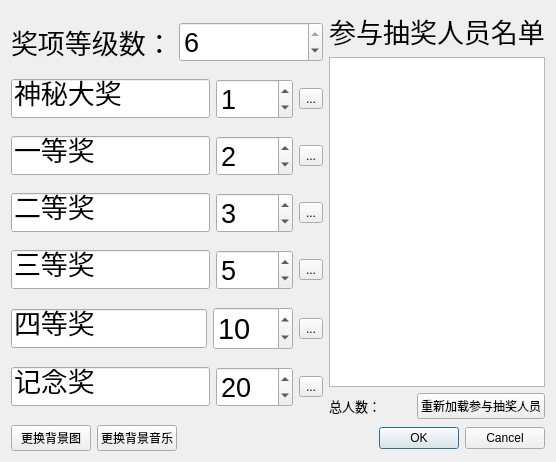
<?xml version="1.0" encoding="UTF-8"?>
<ui version="4.0">
 <class>SetupDialog</class>
 <widget class="QDialog" name="SetupDialog">
  <property name="geometry">
   <rect>
    <x>0</x>
    <y>0</y>
    <width>556</width>
    <height>462</height>
   </rect>
  </property>
  <property name="windowTitle">
   <string>奖项设置</string>
  </property>
  <layout class="QVBoxLayout" name="verticalLayout_3">
   <item>
    <layout class="QHBoxLayout" name="horizontalLayout_9">
     <item>
      <layout class="QVBoxLayout" name="verticalLayout">
       <item>
        <layout class="QHBoxLayout" name="horizontalLayout">
         <item>
          <widget class="QLabel" name="label">
           <property name="font">
            <font>
             <pointsize>20</pointsize>
            </font>
           </property>
           <property name="text">
            <string>奖项等级数：</string>
           </property>
          </widget>
         </item>
         <item>
          <widget class="QSpinBox" name="awardLevelsSpinBox">
           <property name="font">
            <font>
             <pointsize>20</pointsize>
            </font>
           </property>
           <property name="minimum">
            <number>1</number>
           </property>
           <property name="maximum">
            <number>6</number>
           </property>
           <property name="value">
            <number>6</number>
           </property>
          </widget>
         </item>
        </layout>
       </item>
       <item>
        <layout class="QHBoxLayout" name="horizontalLayout_2">
         <item>
          <widget class="QLineEdit" name="award1LineEdit">
           <property name="font">
            <font>
             <pointsize>20</pointsize>
            </font>
           </property>
           <property name="text">
            <string>神秘大奖</string>
           </property>
          </widget>
         </item>
         <item>
          <widget class="QSpinBox" name="award1CntSpinBox">
           <property name="font">
            <font>
             <pointsize>20</pointsize>
            </font>
           </property>
           <property name="maximum">
            <number>100</number>
           </property>
           <property name="value">
            <number>1</number>
           </property>
          </widget>
         </item>
         <item>
          <widget class="QToolButton" name="setupAward1IconToolButton">
           <property name="autoFillBackground">
            <bool>false</bool>
           </property>
           <property name="text">
            <string>...</string>
           </property>
           <property name="icon">
            <iconset resource="awardpickup.qrc">
             <normaloff>:/images/award1.png</normaloff>:/images/award1.png</iconset>
           </property>
           <property name="iconSize">
            <size>
             <width>48</width>
             <height>48</height>
            </size>
           </property>
           <property name="autoRaise">
            <bool>false</bool>
           </property>
          </widget>
         </item>
        </layout>
       </item>
       <item>
        <layout class="QHBoxLayout" name="horizontalLayout_3">
         <item>
          <widget class="QLineEdit" name="award2LineEdit">
           <property name="font">
            <font>
             <pointsize>20</pointsize>
            </font>
           </property>
           <property name="text">
            <string>一等奖</string>
           </property>
          </widget>
         </item>
         <item>
          <widget class="QSpinBox" name="award2CntSpinBox">
           <property name="font">
            <font>
             <pointsize>20</pointsize>
            </font>
           </property>
           <property name="maximum">
            <number>100</number>
           </property>
           <property name="value">
            <number>2</number>
           </property>
          </widget>
         </item>
         <item>
          <widget class="QToolButton" name="setupAward2IconToolButton">
           <property name="autoFillBackground">
            <bool>false</bool>
           </property>
           <property name="text">
            <string>...</string>
           </property>
           <property name="icon">
            <iconset resource="awardpickup.qrc">
             <normaloff>:/images/award2.png</normaloff>:/images/award2.png</iconset>
           </property>
           <property name="iconSize">
            <size>
             <width>48</width>
             <height>48</height>
            </size>
           </property>
           <property name="autoRaise">
            <bool>false</bool>
           </property>
          </widget>
         </item>
        </layout>
       </item>
       <item>
        <layout class="QHBoxLayout" name="horizontalLayout_4">
         <item>
          <widget class="QLineEdit" name="award3LineEdit">
           <property name="font">
            <font>
             <pointsize>20</pointsize>
            </font>
           </property>
           <property name="text">
            <string>二等奖</string>
           </property>
          </widget>
         </item>
         <item>
          <widget class="QSpinBox" name="award3CntSpinBox">
           <property name="font">
            <font>
             <pointsize>20</pointsize>
            </font>
           </property>
           <property name="maximum">
            <number>100</number>
           </property>
           <property name="value">
            <number>3</number>
           </property>
          </widget>
         </item>
         <item>
          <widget class="QToolButton" name="setupAward3IconToolButton">
           <property name="autoFillBackground">
            <bool>false</bool>
           </property>
           <property name="text">
            <string>...</string>
           </property>
           <property name="icon">
            <iconset resource="awardpickup.qrc">
             <normaloff>:/images/award3.png</normaloff>:/images/award3.png</iconset>
           </property>
           <property name="iconSize">
            <size>
             <width>48</width>
             <height>48</height>
            </size>
           </property>
           <property name="autoRaise">
            <bool>false</bool>
           </property>
          </widget>
         </item>
        </layout>
       </item>
       <item>
        <layout class="QHBoxLayout" name="horizontalLayout_5">
         <item>
          <widget class="QLineEdit" name="award4LineEdit">
           <property name="font">
            <font>
             <pointsize>20</pointsize>
            </font>
           </property>
           <property name="text">
            <string>三等奖</string>
           </property>
          </widget>
         </item>
         <item>
          <widget class="QSpinBox" name="award4CntSpinBox">
           <property name="font">
            <font>
             <pointsize>20</pointsize>
            </font>
           </property>
           <property name="maximum">
            <number>300</number>
           </property>
           <property name="value">
            <number>5</number>
           </property>
          </widget>
         </item>
         <item>
          <widget class="QToolButton" name="setupAward4IconToolButton">
           <property name="autoFillBackground">
            <bool>false</bool>
           </property>
           <property name="text">
            <string>...</string>
           </property>
           <property name="icon">
            <iconset resource="awardpickup.qrc">
             <normaloff>:/images/award4.png</normaloff>:/images/award4.png</iconset>
           </property>
           <property name="iconSize">
            <size>
             <width>48</width>
             <height>48</height>
            </size>
           </property>
           <property name="autoRaise">
            <bool>false</bool>
           </property>
          </widget>
         </item>
        </layout>
       </item>
       <item>
        <layout class="QHBoxLayout" name="horizontalLayout_6">
         <item>
          <widget class="QLineEdit" name="award5LineEdit">
           <property name="font">
            <font>
             <pointsize>20</pointsize>
            </font>
           </property>
           <property name="text">
            <string>四等奖</string>
           </property>
          </widget>
         </item>
         <item>
          <widget class="QSpinBox" name="award5CntSpinBox">
           <property name="font">
            <font>
             <pointsize>22</pointsize>
            </font>
           </property>
           <property name="maximum">
            <number>300</number>
           </property>
           <property name="value">
            <number>10</number>
           </property>
          </widget>
         </item>
         <item>
          <widget class="QToolButton" name="setupAward5IconToolButton">
           <property name="autoFillBackground">
            <bool>false</bool>
           </property>
           <property name="text">
            <string>...</string>
           </property>
           <property name="icon">
            <iconset resource="awardpickup.qrc">
             <normaloff>:/images/award5.png</normaloff>:/images/award5.png</iconset>
           </property>
           <property name="iconSize">
            <size>
             <width>48</width>
             <height>48</height>
            </size>
           </property>
           <property name="autoRaise">
            <bool>false</bool>
           </property>
          </widget>
         </item>
        </layout>
       </item>
       <item>
        <layout class="QHBoxLayout" name="horizontalLayout_8">
         <item>
          <widget class="QLineEdit" name="award6LineEdit">
           <property name="font">
            <font>
             <pointsize>20</pointsize>
            </font>
           </property>
           <property name="text">
            <string>记念奖</string>
           </property>
          </widget>
         </item>
         <item>
          <widget class="QSpinBox" name="award6CntSpinBox">
           <property name="font">
            <font>
             <pointsize>20</pointsize>
            </font>
           </property>
           <property name="maximum">
            <number>500</number>
           </property>
           <property name="value">
            <number>20</number>
           </property>
          </widget>
         </item>
         <item>
          <widget class="QToolButton" name="setupAward6IconToolButton">
           <property name="autoFillBackground">
            <bool>false</bool>
           </property>
           <property name="text">
            <string>...</string>
           </property>
           <property name="icon">
            <iconset resource="awardpickup.qrc">
             <normaloff>:/images/award6.png</normaloff>:/images/award6.png</iconset>
           </property>
           <property name="iconSize">
            <size>
             <width>48</width>
             <height>48</height>
            </size>
           </property>
           <property name="autoRaise">
            <bool>false</bool>
           </property>
          </widget>
         </item>
        </layout>
       </item>
      </layout>
     </item>
     <item>
      <layout class="QVBoxLayout" name="verticalLayout_2">
       <item>
        <widget class="QLabel" name="label_7">
         <property name="font">
          <font>
           <pointsize>20</pointsize>
          </font>
         </property>
         <property name="text">
          <string>参与抽奖人员名单</string>
         </property>
         <property name="alignment">
          <set>Qt::AlignCenter</set>
         </property>
        </widget>
       </item>
       <item>
        <widget class="QListWidget" name="peopleListWidget"/>
       </item>
       <item>
        <layout class="QHBoxLayout" name="horizontalLayout_7">
         <item>
          <widget class="QLabel" name="label_8">
           <property name="font">
            <font>
             <pointsize>10</pointsize>
            </font>
           </property>
           <property name="text">
            <string>总人数：</string>
           </property>
           <property name="alignment">
            <set>Qt::AlignCenter</set>
           </property>
          </widget>
         </item>
         <item>
          <widget class="QLabel" name="totalPeopleCntLabel">
           <property name="font">
            <font>
             <pointsize>15</pointsize>
            </font>
           </property>
           <property name="text">
            <string/>
           </property>
          </widget>
         </item>
         <item>
          <widget class="QPushButton" name="updateListPushButton">
           <property name="text">
            <string>重新加载参与抽奖人员</string>
           </property>
          </widget>
         </item>
        </layout>
       </item>
      </layout>
     </item>
    </layout>
   </item>
   <item>
    <layout class="QHBoxLayout" name="horizontalLayout_10">
     <item>
      <widget class="QPushButton" name="pushButton">
       <property name="text">
        <string>更换背景图</string>
       </property>
      </widget>
     </item>
     <item>
      <widget class="QPushButton" name="changeMusicPushButton">
       <property name="text">
        <string>更换背景音乐</string>
       </property>
      </widget>
     </item>
     <item>
      <widget class="QDialogButtonBox" name="buttonBox">
       <property name="orientation">
        <enum>Qt::Horizontal</enum>
       </property>
       <property name="standardButtons">
        <set>QDialogButtonBox::Cancel|QDialogButtonBox::Ok</set>
       </property>
      </widget>
     </item>
    </layout>
   </item>
  </layout>
 </widget>
 <resources>
  <include location="awardpickup.qrc"/>
 </resources>
 <connections>
  <connection>
   <sender>buttonBox</sender>
   <signal>accepted()</signal>
   <receiver>SetupDialog</receiver>
   <slot>accept()</slot>
   <hints>
    <hint type="sourcelabel">
     <x>248</x>
     <y>254</y>
    </hint>
    <hint type="destinationlabel">
     <x>157</x>
     <y>274</y>
    </hint>
   </hints>
  </connection>
  <connection>
   <sender>buttonBox</sender>
   <signal>rejected()</signal>
   <receiver>SetupDialog</receiver>
   <slot>reject()</slot>
   <hints>
    <hint type="sourcelabel">
     <x>316</x>
     <y>260</y>
    </hint>
    <hint type="destinationlabel">
     <x>286</x>
     <y>274</y>
    </hint>
   </hints>
  </connection>
 </connections>
</ui>
